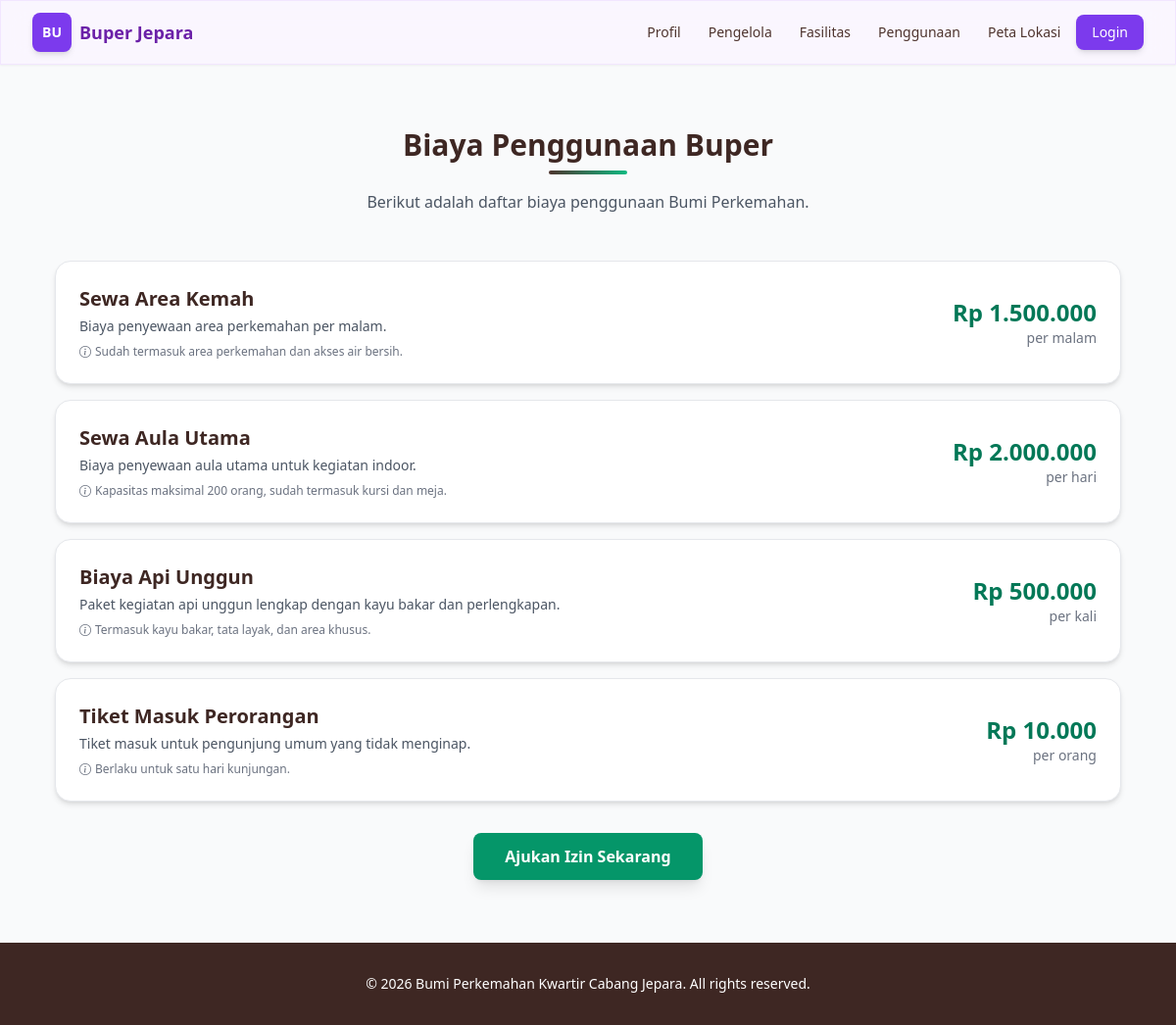
/landing/biaya.php, run on the app's committed database.
### tables this page shows
CREATE TABLE `pengaturan` (
  `id` INT AUTO_INCREMENT PRIMARY KEY,
  `nama_pengaturan` VARCHAR(100) NOT NULL UNIQUE,
  `nilai` TEXT,
  `keterangan` VARCHAR(255),
  `updated_at` TIMESTAMP DEFAULT CURRENT_TIMESTAMP ON UPDATE CURRENT_TIMESTAMP
);

CREATE TABLE `biaya` (
  `id` INT AUTO_INCREMENT PRIMARY KEY,
  `nama_biaya` VARCHAR(100) NOT NULL,
  `deskripsi` TEXT,
  `harga` DECIMAL(12,2) NOT NULL DEFAULT 0,
  `satuan` VARCHAR(50) NOT NULL,
  `keterangan` TEXT,
  `created_at` TIMESTAMP DEFAULT CURRENT_TIMESTAMP
);

CREATE TABLE `profil` (
  `id` INT AUTO_INCREMENT PRIMARY KEY,
  `nama_buper` VARCHAR(150) NOT NULL,
  `deskripsi` TEXT,
  `sejarah` TEXT,
  `visi` TEXT,
  `misi` TEXT,
  `alamat` TEXT,
  `telepon` VARCHAR(20),
  `email` VARCHAR(100),
  `foto` VARCHAR(255),
  `latitude` VARCHAR(50),
  `longitude` VARCHAR(50),
  `updated_at` TIMESTAMP DEFAULT CURRENT_TIMESTAMP ON UPDATE CURRENT_TIMESTAMP
);

### config/functions.php (called while the page is built, shortened)
<?php
function formatRupiah($angka) {
    return 'Rp ' . number_format($angka, 0, ',', '.');
}
function e($data) {
    return htmlspecialchars($data ?? '', ENT_QUOTES, 'UTF-8');
}
function getPengaturan($conn, $key) {
    $key = mysqli_real_escape_string($conn, $key);
    $q = mysqli_query($conn, "SELECT nilai FROM pengaturan WHERE nama_pengaturan='$key' LIMIT 1");
    $r = mysqli_fetch_assoc($q);
    return $r['nilai'] ?? '';
}
?>

### landing/biaya.php (the view, shortened to what this page needs)
<?php
require_once __DIR__ . '/../config/koneksi.php';
$q = mysqli_query($conn, "SELECT * FROM profil WHERE id = 1");
$profil = mysqli_fetch_assoc($q);
$q_biaya = mysqli_query($conn, "SELECT * FROM biaya ORDER BY id ASC");
$biaya_list = [];
while ($row = mysqli_fetch_assoc($q_biaya)) $biaya_list[] = $row;
?>
<!DOCTYPE html>
<html lang="id">
<head>
    <script src="https://cdn.tailwindcss.com"></script>
    <link href="https://cdn.jsdelivr.net/npm/bootstrap-icons@1.10.5/font/bootstrap-icons.css" rel="stylesheet">
</head>
<body class="bg-gray-50">
<?php include __DIR__ . '/navbar.php'; ?>
<section class="py-16">
    <div class="max-w-6xl mx-auto px-4 sm:px-6 lg:px-8">
        <div class="text-center mb-12">
            <h1 class="text-3xl font-bold text-brown-800 mb-2">Biaya Penggunaan Buper</h1>
            <div class="w-20 h-1 bg-gradient-to-r from-brown-700 to-emerald-500 mx-auto rounded"></div>
            <p class="text-gray-600 mt-4">Berikut adalah daftar biaya penggunaan Bumi Perkemahan.</p>
        </div>
        <div class="space-y-4">
            <?php foreach ($biaya_list as $i => $b): ?>
            <div class="bg-white rounded-2xl shadow-md border border-gray-200 p-6 hover:shadow-lg transition">
                <div class="flex flex-col md:flex-row md:items-center justify-between gap-4">
                    <div class="flex-1">
                        <h3 class="text-xl font-bold text-brown-800 mb-1"><?= e($b['nama_biaya']) ?></h3>
                        <p class="text-gray-600 text-sm mb-2"><?= e($b['deskripsi']) ?></p>
                        <p class="text-xs text-gray-500"><i class="bi bi-info-circle mr-1"></i><?= e($b['keterangan']) ?></p>
                    </div>
                    <div class="text-right">
                        <p class="text-2xl font-bold text-emerald-700"><?= e(formatRupiah($b['harga'])) ?></p>
                        <p class="text-sm text-gray-500"><?= e($b['satuan']) ?></p>
                    </div>
                </div>
            </div>
            <?php endforeach; ?>
        </div>
        <div class="mt-8 text-center">
            <a href="izin.php" class="inline-block px-8 py-3 bg-emerald-600 text-white font-semibold rounded-lg hover:bg-emerald-700 transition shadow-lg">Ajukan Izin Sekarang</a>
        </div>
    </div>
</section>
<footer class="bg-brown-800 text-white py-8 text-center text-sm">
    &copy; <?= date('Y') ?> <?= e($profil['nama_buper'] ?? 'Buper Jepara') ?>. All rights reserved.
</footer>
</body>
</html>

### landing/navbar.php (shortened to what this page needs)
<?php
if (!isset($logoNavbar)) {
    $logoNavbar = \getPengaturan($conn, 'logo');
}
$namaWebsiteNavbar = \getPengaturan($conn, 'nama_website') ?: 'Buper Jepara';
?>
<nav class="sticky top-0 z-50 bg-purple-50/80 backdrop-blur-md shadow-sm border border-purple-200/50">
    <div class="max-w-7xl mx-auto px-4 sm:px-6 lg:px-8">
        <div class="flex justify-between items-center h-16">
            <div class="flex items-center gap-2">
                <a href="../index.php" class="flex items-center gap-2">
                    <?php if (!empty($logoNavbar)): ?>
                        <img src="../<?= e($logoNavbar) ?>" alt="Logo" class="w-10 h-10 object-contain">
                    <?php else: ?>
                        <div class="w-10 h-10 bg-purple-700 rounded-lg flex items-center justify-center text-white font-bold text-sm shadow-md">BU</div>
                    <?php endif; ?>
                    <span class="text-lg font-bold text-purple-800"><?= e($namaWebsiteNavbar) ?></span>
                </a>
            </div>
            <div class="hidden md:flex items-center space-x-1 text-sm font-medium">
                <a href="../index.php#profil" class="px-3 py-2 rounded-lg text-brown-700 hover:bg-purple-100 transition">Profil</a>
                <a href="../index.php#pengelola" class="px-3 py-2 rounded-lg text-brown-700 hover:bg-purple-100 transition">Pengelola</a>
                <a href="../index.php#fasilitas" class="px-3 py-2 rounded-lg text-brown-700 hover:bg-purple-100 transition">Fasilitas</a>
                <div class="relative group">
                    <a href="../index.php#penggunaan" class="px-3 py-2 rounded-lg text-brown-700 hover:bg-purple-100 transition">Penggunaan</a>
                </div>
                <a href="../index.php#peta" class="px-3 py-2 rounded-lg text-brown-700 hover:bg-purple-100 transition">Peta Lokasi</a>
                <a href="../auth/login.php" target="_blank" class="px-4 py-2 bg-purple-700 text-white rounded-lg hover:bg-purple-600 transition shadow-md ml-2">Login</a>
            </div>
        </div>
    </div>
</nav>

### data on the page
pengaturan: nilai "Buper Jepara"
biaya: nama_biaya "Sewa Area Kemah", deskripsi "Biaya penyewaan area perkemahan per malam.", keterangan "Sudah termasuk area perkemahan dan akses air bersih.", harga "Rp 1.500.000", satuan "per malam"
biaya: nama_biaya "Sewa Aula Utama", deskripsi "Biaya penyewaan aula utama untuk kegiatan indoor.", keterangan "Kapasitas maksimal 200 orang, sudah termasuk kursi dan meja.", harga "Rp 2.000.000", satuan "per hari"
biaya: nama_biaya "Biaya Api Unggun", deskripsi "Paket kegiatan api unggun lengkap dengan kayu bakar dan perlengkapan.", keterangan "Termasuk kayu bakar, tata layak, dan area khusus.", harga "Rp 500.000", satuan "per kali"
biaya: nama_biaya "Tiket Masuk Perorangan", deskripsi "Tiket masuk untuk pengunjung umum yang tidak menginap.", keterangan "Berlaku untuk satu hari kunjungan.", harga "Rp 10.000", satuan "per orang"
profil: nama_buper "Bumi Perkemahan Kwartir Cabang Jepara"
